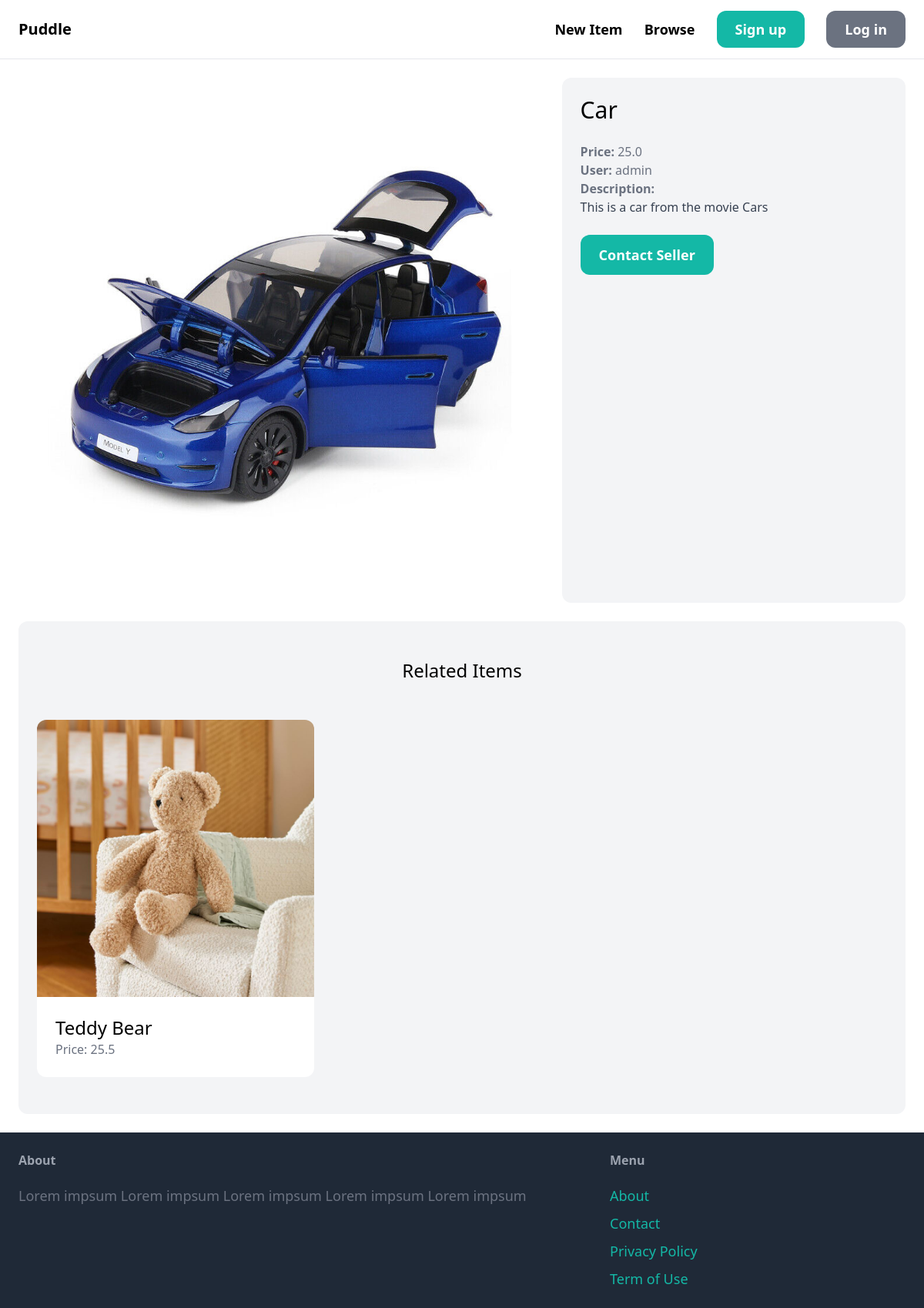
Screenshot of /item/1/ with the database file from the repository.
### item/models.py (models this page shows, shortened)
class Item(models.Model):
	category = models.ForeignKey(Category, related_name='items', on_delete=models.CASCADE)
	name = models.CharField(max_length=255)
	description = models.TextField(blank=True, null=True)
	price = models.FloatField()
	image = models.ImageField(upload_to = 'item_images', blank = True, null = True)
	is_sold = models.BooleanField(default=False)
	created_by = models.ForeignKey(User, related_name='items', on_delete=models.CASCADE)
	created_at = models.DateTimeField(auto_now_add = True)

### item/views.py (the view)
# urls.py: path('<int:pk>/', views.detail, name='detail'),
def detail(request, pk):
	item = get_object_or_404(Item, pk=pk)
	related_items = Item.objects.filter(category=item.category, is_sold=False).exclude(pk=pk)[0:3]
	return render(request, 'item/detail.html', {
		'item': item,
		'related_items': related_items
	})

### item/templates/item/detail.html (shortened to what this page needs)
{% extends 'core/base.html' %}
{% block content %}
<div class="grid grid-cols-5 gap-6">
	<div class="col-span-3">
		<img src="{{ item.image.url }}" class="rounded-xl">
	</div>
	<div class="col-span-2 p-6 bg-gray-100 rounded-xl">
		<h1 class="mb-6 text-3xl">{{ item.name }}</h1>
		<p class="text-gray-500"><strong>Price: </strong>{{ item.price }} </p>
		<p class="text-gray-500"><strong>User: </strong>{{ item.created_by.username }} </p>
		{% if item.description %}
			<p class="text-gray-700">
				<strong class="text-gray-500">Description:</strong><br>
				{{ item.description }}
			</p>
		{% endif %}
		<a href="#" class="inline-block mt-6 px-6 py-3 text-lg font-semibold bg-teal-500 text-white rounded-xl hover:bg-teal-700">Contact Seller</a>
	</div>
</div>
	<div class="mt-6 px-6 py-12 bg-gray-100 rounded-xl">
		<h2 class="mb-12 text-2xl text-center">Related Items</h2>
		<div class="grid grid-cols-3 gap-3">
			{% for item in related_items %}
				<div>
					<a href="{% url 'item:detail' item.id %}">
						<div>
							<img src="{{ item.image.url }}" class="rounded-t-xl">
						</div>
						<div class="p-6 bg-white rounded-b-xl">
							<h2 class="text-2xl">{{ item.name }}</h2>
							<p class="text-gray-500">Price: {{ item.price }}</p>
						</div>
					</a>
				</div>
			{% endfor %}
		</div>
	</div>
{% endblock %}

### rows the page displays
Item: image (picture), name "Car", price "25.0", created_by.username "admin", description "This is a car from the movie Cars"
Item: image (picture), name "Teddy Bear", price "25.5"
